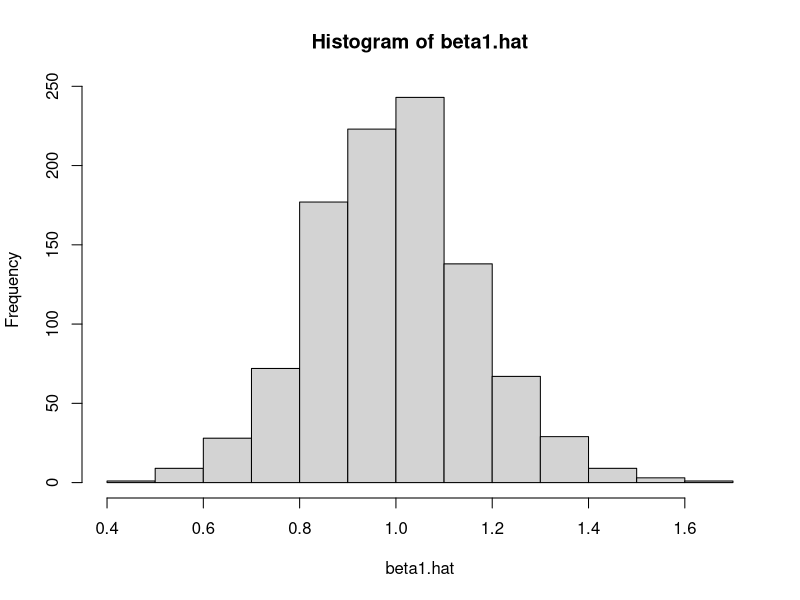

The R source for this figure:
## The result of running the code in this document is
## the mean and variance of the simulated OLS estimates
## for the following parameter settings:
## n = 50, rho = 0.5, sigma = 1.
## To get the results for (e.g.) different sample sizes (n),
## you will need to manually change the value of n and re-run the code;
## likewise for different values of the other parameters.

## We need to call up another package (should already be installed)
## for sampling from a multivariate normal distribution:
library(MASS)

## To ensure that results *only* change as a result of changing
## the parameter values in the simulation setup (n, rho etc.)
## (and not the sample values), set a 'seed' for the random number generation
## (it doesn't have to be 12):
set.seed(12)

## Type in the parameter values (see question):
reps <-1000
n<-50
beta0<-0
beta1<-1
beta2<-1
rho<-0.5
sigma<-1

## Set up the multivariate Xs:
muX <-rbind(0,0)
varX <-cbind(rbind(1,rho), rbind(rho,1))

## Store the slope estimates in a beta1.hat column:
beta1.hat <-matrix(nrow=reps, ncol=1)

## The loop below does the following (1000 times):
## samples values of X1 and X2;
## generates data on Y from the Xs;
## regresses (by OLS) Y on the Xs;
## saves the estimated X1 coefficient (beta1.hat).

for (j in 1:reps){
  X <-mvrnorm(n, mu=muX, Sigma=varX)
  X1<-X[,1]
  X2<-X[,2]
  Y <-rnorm(n, mean=beta0+beta1*X1+beta2*X2, sd=sigma)
  eq1 <-lm(Y~X1+X2)
  beta1.hat[j] <-eq1$coefficients[2]
}

## To get the mean beta1.hat, its variance and histogram:
print(mean(beta1.hat))
print(var(beta1.hat))
hist(beta1.hat)
